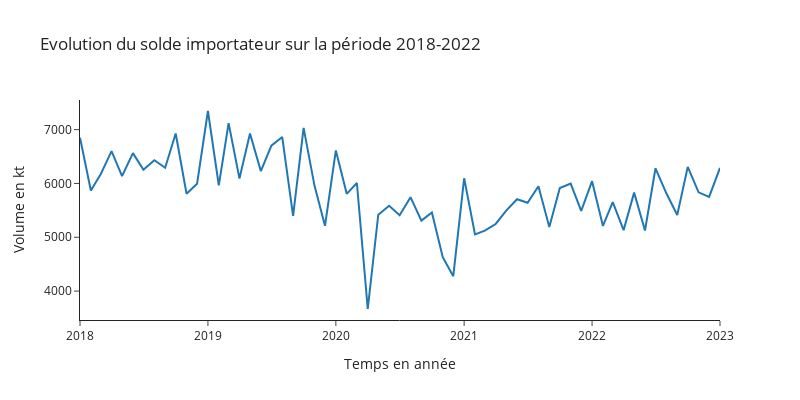

Source (notebook cell):
### Code cell
## Solde importateur de pétrole
fig = go.Figure()
fig.add_trace(go.Scatter(x=df_list[3].index, y=df_list[2]["2. Solde importateur (importations - exportations) tous produits pétroliers (en kt)"], name='Solde importateur en kt'))
fig.update_layout(title_text="Evolution du solde importateur sur la période 2018-2022", legend_title_text = "Légende :", width=800, height=400, template='simple_white')
fig.update_xaxes(title_text='Temps en année')
fig.update_yaxes(title_text='Volume en kt')
fig.show()
